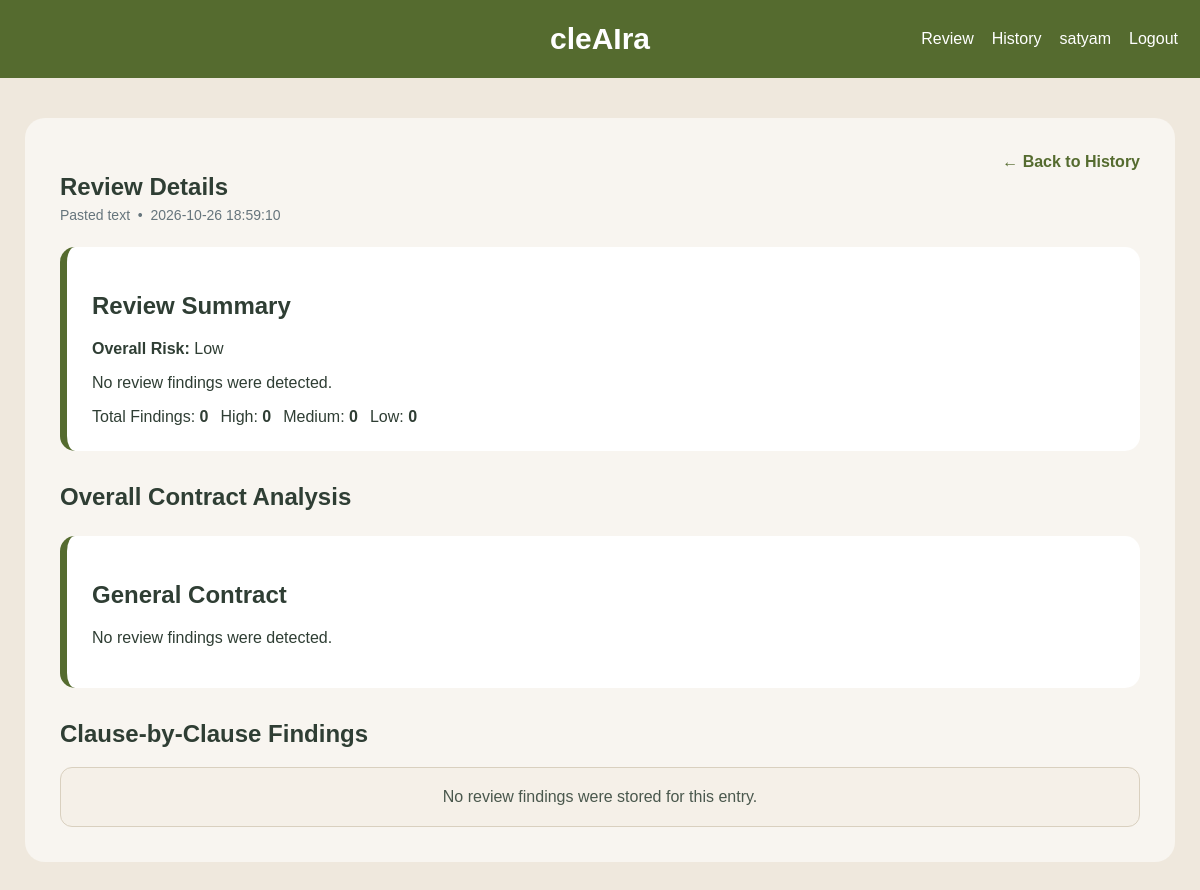
Page /history/119 (signed in) on the committed database.
### tables this page shows
CREATE TABLE "users" (
            id INTEGER PRIMARY KEY AUTOINCREMENT,
            username TEXT NOT NULL COLLATE NOCASE,
            email TEXT NOT NULL UNIQUE COLLATE NOCASE,
            password_hash TEXT NOT NULL,
            created_at TEXT NOT NULL DEFAULT (datetime('now')),
            email_verified INTEGER NOT NULL DEFAULT 1,
            verification_token TEXT,
            verification_created_at TEXT
        );

CREATE TABLE reviews (
            id INTEGER PRIMARY KEY AUTOINCREMENT,
            user_id INTEGER NOT NULL,
            source TEXT NOT NULL,
            preview TEXT NOT NULL,
            results_json TEXT NOT NULL,
            created_at TEXT NOT NULL DEFAULT (datetime('now')),
            FOREIGN KEY (user_id) REFERENCES users(id)
        );

### app.py (the view)
@app.route("/history/<int:review_id>")
@login_required
def history_detail(review_id):
    review = get_review(
        current_user()["id"],
        review_id,
    )
    if not review:
        abort(404)
    return render_template(
        "history_detail.html",
        review=review,
    )

### app.py (called while the page is built)
def login_required(view):
    @wraps(view)
    def wrapped(*args, **kwargs):
        user = current_user()
        if not user:
            session.clear()
            return redirect(url_for("login"))
        return view(*args, **kwargs)
    return wrapped

def current_user():
    user_id = session.get("user_id")
    if not user_id:
        return None
    return get_user_by_id(user_id)

@app.context_processor
def inject_user():
    return {"user": current_user()}

### auth.py (called while the page is built)
def get_connection():
    conn = sqlite3.connect(DB_PATH)
    conn.row_factory = sqlite3.Row
    return conn

def get_db():
    return get_connection()

def get_user_by_id(user_id):
    conn = get_connection()
    row = conn.execute(
        "SELECT * FROM users WHERE id = ?",
        (user_id,),
    ).fetchone()
    conn.close()
    return dict(row) if row else None

### history.py (called while the page is built)
def _decode_review_payload(raw_json):
    data = json.loads(raw_json)
    if isinstance(data, list):
        return {"results": data, "summary": None, "overall_analysis": None}
    if isinstance(data, dict):
        return {
            "results": data.get("results", []),
            "summary": data.get("summary"),
            "overall_analysis": data.get("overall_analysis"),
        }
    return {"results": [], "summary": None, "overall_analysis": None}

def get_review(user_id, review_id):
    conn = get_db()
    row = conn.execute(
        "SELECT id, source, preview, results_json, created_at "
        "FROM reviews WHERE id = ? AND user_id = ?",
        (review_id, user_id),
    ).fetchone()
    conn.close()
    if not row:
        return None
    payload = _decode_review_payload(row["results_json"])
    return {
        "id": row["id"],
        "source": row["source"],
        "preview": row["preview"],
        "created_at": row["created_at"],
        "results": payload["results"],
        "summary": payload["summary"],
        "overall_analysis": payload["overall_analysis"],
    }

### templates/history_detail.html (shortened to what this page needs)
<!DOCTYPE html>
<html lang="en">
<head>
    <link rel="stylesheet" href="/static/style.css">
</head>
<body>
<div class="navbar">
    <span>cleAIra</span>
    <div class="nav-actions">
        <a class="nav-link" href="/">Review</a>
        <a class="nav-link" href="/history">History</a>
        <a class="nav-link" href="/account">{{ user.username }}</a>
        <a class="nav-link" href="/logout">Logout</a>
    </div>
</div>
<div class="container">
    <div style="display:flex;justify-content:space-between;align-items:flex-start;gap:20px;flex-wrap:wrap;">
        <div>
            <h2 style="margin-bottom:6px;">Review Details</h2>
            <div style="color:#66757c;font-size:14px;">{{ review.source }} &nbsp;•&nbsp; {{ review.created_at }}</div>
        </div>
        <a class="view-details-link" href="/history">← Back to History</a>
    </div>
    {% if review.summary %}
    <div class="result" style="margin-top:24px;">
        <h2>Review Summary</h2>
        <p><strong>Overall Risk:</strong> {{ review.summary.overall }}</p>
        <p>{{ review.summary.message }}</p>
        <div style="display:flex;gap:12px;flex-wrap:wrap;">
            <span class="info-box">Total Findings: <strong>{{ review.summary.total }}</strong></span>
            <span class="info-box">High: <strong>{{ review.summary.high }}</strong></span>
            <span class="info-box">Medium: <strong>{{ review.summary.medium }}</strong></span>
            <span class="info-box">Low: <strong>{{ review.summary.low }}</strong></span>
        </div>
    </div>
    {% endif %}
    {% if review.overall_analysis %}
    {% set analysis = review.overall_analysis %}
    <h2 style="margin-top:32px;">Overall Contract Analysis</h2>
    <div class="result">
        <h2>{{ analysis.contract_type }}</h2>
        <p>{{ analysis.headline }}</p>
    </div>
    {% endif %}
    <h2 style="margin-top:32px;">Clause-by-Clause Findings</h2>
    {% for result in review.results %}
    <div class="result">
        <h2>{{ result.title }}</h2>
        <p><strong>Category:</strong> {{ result.category }}</p>
        <p><strong>Risk:</strong> {{ result.risk }}{% if result.priority %} &nbsp;•&nbsp; <strong>Priority:</strong> {{ result.priority }}{% endif %}</p>
        <div class="simple-box">
            <strong>Detected Clause</strong>
            <p>{{ result.sentence }}</p>
        </div>
        {% if result.explanation %}
        <div class="info-box">
            <strong>Explanation</strong>
            <p>{{ result.explanation }}</p>
        </div>
        {% endif %}
        {% if result.simple %}
        <div class="simple-box">
            <strong>In simple terms</strong>
            <p>{{ result.simple }}</p>
        </div>
        {% endif %}
        {% if result.why_it_matters %}
        <div class="info-box">
            <strong>Why this matters</strong>
            <p>{{ result.why_it_matters }}</p>
        </div>
        {% endif %}
        {% if result.what_to_check %}
        <div class="check-box">
            <strong>What to check</strong>
            <ul>
            {% for item in result.what_to_check %}
                <li>{{ item }}</li>
            {% endfor %}
            </ul>
        </div>
        {% endif %}
        {% if result.suggested_action %}
        <div class="action-box">
            <strong>Suggested action</strong>
            <p>{{ result.suggested_action }}</p>
        </div>
        {% endif %}
    </div>
    {% else %}
    <div class="empty-state">No review findings were stored for this entry.</div>
    {% endfor %}
</div>
</body>
</html>

### static/style.css (style rules this page uses)
body { margin:0; background:#EFE8DD; font-family:Arial; color:#2F3E34; }
.navbar { background:#556B2F; color:white; padding:22px; text-align:center; font-size:30px; font-weight:bold; display:flex; align-items:center; justify-content:center; position:relative; }
.nav-actions { position:absolute; right:22px; display:flex; gap:18px; align-items:center; }
.nav-link { color:white; text-decoration:none; font-size:16px; font-weight:normal; }
.container { width:90%; max-width:1100px; margin:40px auto; background:#F8F5F0; padding:35px; border-radius:20px; }
.result { margin-top:25px; background:white; padding:25px; border-radius:15px; border-left:7px solid #556B2F; }
.view-details-link, .mini-delete-button { color:#556B2F; text-decoration:none; font-weight:bold; background:none; border:none; cursor:pointer; padding:0; }
.empty-state { background:#F5F0E8; border:1px solid #d9d0bf; border-radius:12px; padding:20px; text-align:center; color:#4a584d; }

### rows in the picture
users: username "satyam"
reviews: source "Pasted text", created_at "2026-10-26 18:59:10"

### other values in the picture
{{ review.summary.overall }} "Low"
{{ review.summary.message }} "No review findings were detected."
{{ review.summary.total }} "0"
{{ review.summary.high }} "0"
{{ review.summary.medium }} "0"
{{ review.summary.low }} "0"
{{ analysis.contract_type }} "General Contract"
{{ analysis.headline }} "No review findings were detected."
